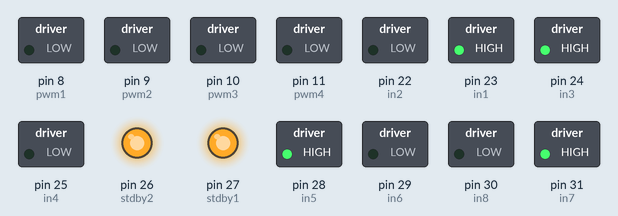
This sketch was run on a simulated Arduino Mega 2560, built with avr-gcc and run on an emulated ATmega2560. On the bench: switched loads named in the sketch (green lamp = pin HIGH), output pins drawn as LEDs (lit = HIGH).

Above: at 0.15 s.
At 6.3 s:
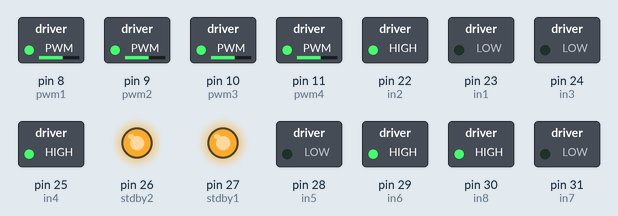
At 11.8 s:
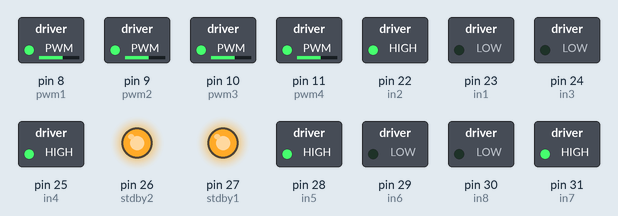
At 15.8 s:
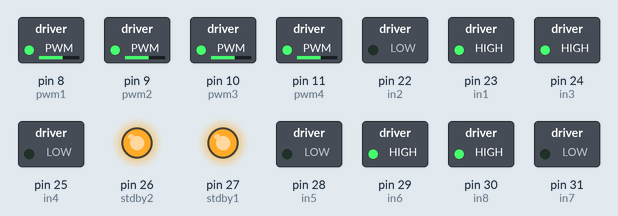
At 19.9 s:
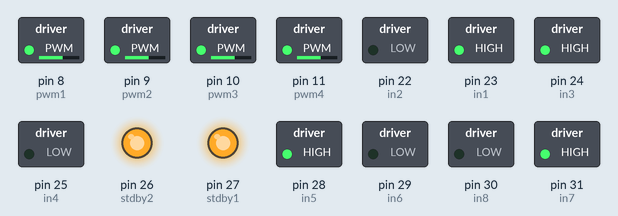
At 28.1 s:
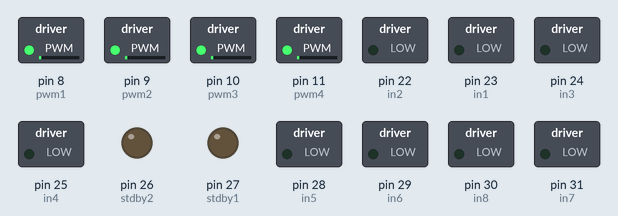
Timing chart, 0 to 31.4 s (numbered marks = the images above):
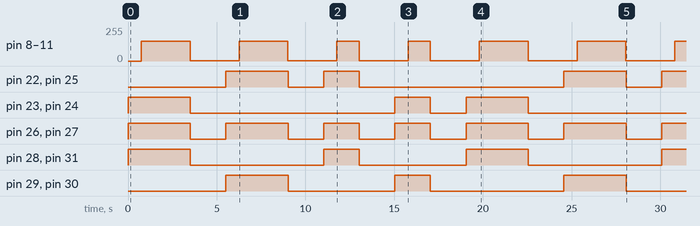

Measured:
- by itself, pin 22 (in2), pin 25 (in4): goes HIGH 3.5 s, LOW 2.0 s, HIGH 2.0 s, LOW 11.5 s, HIGH 3.5 s, LOW 2.0 s, then HIGH
- by itself, pin 23 (in1), pin 24 (in3): goes HIGH 3.5 s, LOW 11.5 s, HIGH 2.0 s, LOW 2.0 s, HIGH 3.5 s, then LOW
- by itself, pin 28 (in5), pin 31 (in7): goes HIGH 3.5 s, LOW 7.5 s, HIGH 2.0 s, LOW 6.0 s, HIGH 3.5 s, LOW 7.5 s, then HIGH
- by itself, pin 29 (in6), pin 30 (in8): goes HIGH 3.5 s, LOW 6.0 s, HIGH 2.0 s, LOW 7.5 s, HIGH 3.5 s, then LOW
- by itself, pin 26 (stdby2), pin 27 (stdby1): LOW → HIGH at 0.00 s, → LOW 3.5 s later, → HIGH 2.0 s later, → LOW 3.5 s later, … (13 changes in this stretch)
- by itself, pin 8 (pwm1), pin 9 (pwm2), pin 10 (pwm3), pin 11 (pwm4): 0/255 → 149/255 at 0.75 s, → 1/255 2.8 s later, → 149/255 2.8 s later, → 1/255 2.8 s later, … (13 changes in this stretch)

The sketch:

firstMoves.ino
```cpp
// Sketch to test Motor Pins
int in1 = 23; //right front, IN1==HIGH is FORWARD
int in2 = 22; //right front

int in3 = 24; //right back, IN3==HIGH is FORWARD
int in4 = 25; //right back

int stdby1 = 27; //for both right motors

int in5 = 28; //left back, IN5==HIGH is FORWARD
int in6 = 29; //left back

int in7 = 31; //left front, IN7==HIGH is FORWARD
int in8 = 30; //left front
int stdby2 = 26; // left motors

int pwm1   = 8;
int pwm2   = 9;
int pwm3   = 10;
int pwm4   = 11;

//    FRONT
// LEFT   RIGHT
//  M4      M1
//
//  M3      M2

//SIMPLE MOVEMENTS
// FORWARD  = all motors forward
// BACKWARD = all motors backward
// ROTATE RIGHT = right motors forward,  left motors backward
// ROTATE LEFT  = right motors backward, left motors forward

int globalPWM = 0;

void stopMotors(void){
  digitalWrite(stdby1, HIGH);
  digitalWrite(stdby2, HIGH);
  for(int a=globalPWM; a>0; a--){
    analogWrite(pwm1, a);
    analogWrite(pwm2, a);
    analogWrite(pwm3, a);
    analogWrite(pwm4, a);
    globalPWM = a;
    delay(5);
  }
  digitalWrite(in1, LOW);
  digitalWrite(in2, LOW);
  digitalWrite(in3, LOW);
  digitalWrite(in4, LOW);
  digitalWrite(in5, LOW);
  digitalWrite(in6, LOW);
  digitalWrite(in7, LOW);
  digitalWrite(in8, LOW);
  digitalWrite(stdby1, LOW);
  digitalWrite(stdby2, LOW);
}

void forward(void){
  stopMotors();
  digitalWrite(in1, HIGH);
  digitalWrite(in2, LOW);
  digitalWrite(in3, HIGH);
  digitalWrite(in4, LOW);
  digitalWrite(in5, HIGH);
  digitalWrite(in6, LOW);
  digitalWrite(in7, HIGH);
  digitalWrite(in8, LOW);
  digitalWrite(stdby1, HIGH);
  digitalWrite(stdby2, HIGH);
  for(int a=0; a<150; a++){
    analogWrite(pwm1, a);
    analogWrite(pwm2, a);
    analogWrite(pwm3, a);
    analogWrite(pwm4, a);
    globalPWM = a;
    delay(5);
  }
}

void backward(void){
  stopMotors();
  digitalWrite(in1, LOW);
  digitalWrite(in2, HIGH);
  digitalWrite(in3, LOW);
  digitalWrite(in4, HIGH);
  digitalWrite(in5, LOW);
  digitalWrite(in6, HIGH);
  digitalWrite(in7, LOW);
  digitalWrite(in8, HIGH);
  digitalWrite(stdby1, HIGH);
  digitalWrite(stdby2, HIGH);
  for(int a=0; a<150; a++){
    analogWrite(pwm1, a);
    analogWrite(pwm2, a);
    analogWrite(pwm3, a);
    analogWrite(pwm4, a);
    globalPWM = a;
    delay(5);
  }
}

void rotateLeft(void){
  stopMotors();
  digitalWrite(in1, HIGH);
  digitalWrite(in2, LOW);
  digitalWrite(in3, HIGH);
  digitalWrite(in4, LOW);
  digitalWrite(in5, LOW);
  digitalWrite(in6, HIGH);
  digitalWrite(in7, LOW);
  digitalWrite(in8, HIGH);
  digitalWrite(stdby1, HIGH);
  digitalWrite(stdby2, HIGH);
  for(int a=0; a<150; a++){
    analogWrite(pwm1, a);
    analogWrite(pwm2, a);
    analogWrite(pwm3, a);
    analogWrite(pwm4, a);
    globalPWM = a;
    delay(5);
  }
}

void rotateRight(void){
  stopMotors();
  digitalWrite(in1, LOW);
  digitalWrite(in2, HIGH);
  digitalWrite(in3, LOW);
  digitalWrite(in4, HIGH);
  digitalWrite(in5, HIGH);
  digitalWrite(in6, LOW);
  digitalWrite(in7, HIGH);
  digitalWrite(in8, LOW);
  digitalWrite(stdby1, HIGH);
  digitalWrite(stdby2, HIGH);
  for(int a=0; a<150; a++){
    analogWrite(pwm1, a);
    analogWrite(pwm2, a);
    analogWrite(pwm3, a);
    analogWrite(pwm4, a);
    globalPWM = a;
    delay(5);
  }
}

void setup() {
  pinMode(in1, OUTPUT);
  pinMode(in2, OUTPUT);
  pinMode(pwm1, OUTPUT);
  pinMode(stdby1, OUTPUT);
  pinMode(in3, OUTPUT);
  pinMode(in4, OUTPUT);
  pinMode(pwm2, OUTPUT);

  pinMode(in5, OUTPUT);
  pinMode(in6, OUTPUT);
  pinMode(pwm3, OUTPUT);
  pinMode(stdby2, OUTPUT);
  pinMode(in7, OUTPUT);
  pinMode(in8, OUTPUT);
  pinMode(pwm4, OUTPUT);
}

void loop() {
  forward();
  delay(2000);
  stopMotors();
  delay(2000);
  backward();
  delay(2000);
  stopMotors();
  delay(2000);
  rotateRight();
  delay(500);
  stopMotors();
  delay(2000);
  rotateLeft();
  delay(500);
  stopMotors();
  delay(2000);
}
```
